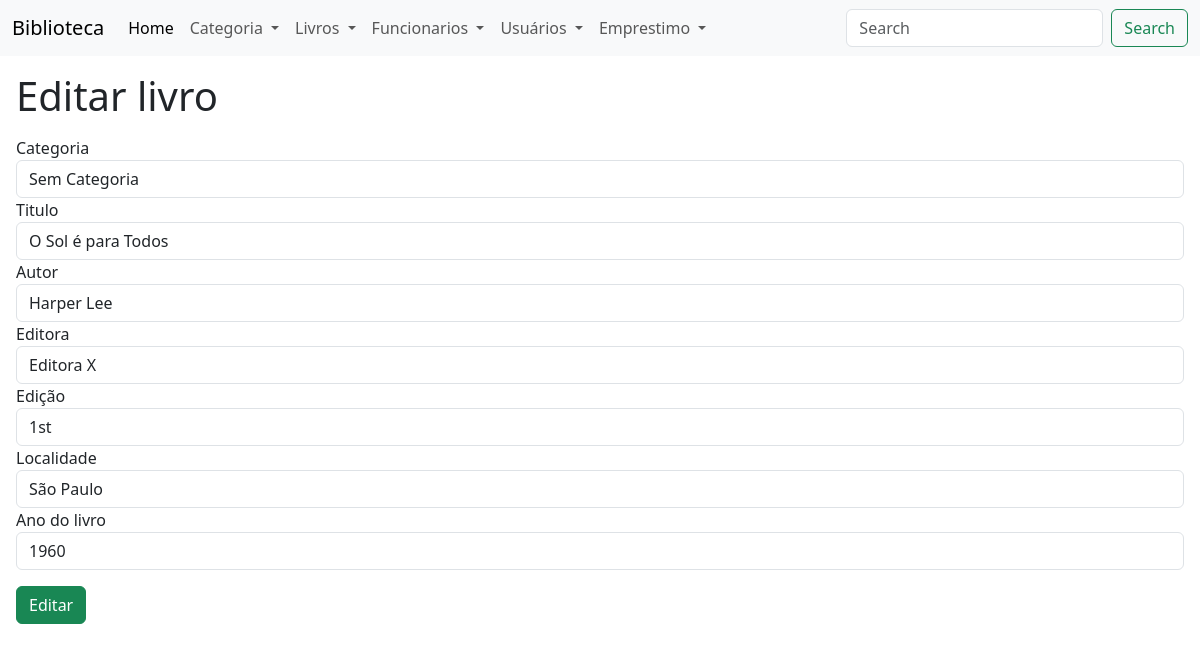
The page /?page=livro-editar&id=1 on the database its author committed.
### tables this page shows
CREATE TABLE categoria (
  id_categoria INTEGER UNSIGNED NOT NULL AUTO_INCREMENT,
  nome_categoria VARCHAR(45) NULL,
  PRIMARY KEY(id_categoria)
);

CREATE TABLE livro (
  id_livro INTEGER UNSIGNED NOT NULL AUTO_INCREMENT,
  categoria_id_categoria INTEGER UNSIGNED NOT NULL,
  titulo_livro VARCHAR(200) NULL,
  autor_livro VARCHAR(45) NULL,
  editora_livro VARCHAR(45) NULL,
  edicao_livro CHAR(3) NULL,
  localidade_livro VARCHAR(25) NULL,
  ano_livro YEAR NULL,
  PRIMARY KEY(id_livro),
  INDEX livro_FKIndex1(categoria_id_categoria)
);

### livro-editar.php (the view, shortened to what this page needs)
<h1 class="m-3"> Editar livro </h1>
<?php
    $id = @$_REQUEST['id'];
    $sql = "SELECT * FROM livro WHERE id_livro = '$id'";
    $result = $conn->query($sql);
    $row = $result->fetch_object();
    $sql2 = "SELECT * FROM categoria WHERE id_categoria = $row->categoria_id_categoria";
    $resposta = $conn->query($sql2);
    $categoria = $resposta->fetch_object();
?>
<form action="?page=livro-salvar" method="POST" class="m-3">
    <label> Categoria </label>
    <select name="categoria_id_categoria" class="form-control">
        <?php
            echo "<option value='$categoria->id_categoria' class='form-control'> $categoria->nome_categoria </option>";
        ?>
    </select>
    <label> Titulo </label>
    <input type="text" name="titulo_livro" class="form-control" value="<?php echo $row->titulo_livro; ?>">
    <label> Autor  </label>
    <input type="text" name="autor_livro" class="form-control" value="<?php echo $row->autor_livro; ?>">
    <label> Editora  </label>
    <input type="text" name="editora_livro" class="form-control" value="<?php echo $row->editora_livro; ?>">
    <label> Edição  </label>
    <input type="text" name="edicao_livro" class="form-control" value="<?php echo $row->edicao_livro; ?>">
    <label> Localidade  </label>
    <input type="text" name="localidade_livro" class="form-control" value="<?php echo $row->localidade_livro; ?>">
    <label> Ano do livro </label>
    <input type="text" name="ano_livro" class="form-control" value="<?php echo $row->ano_livro; ?>">
    <div class="mt-3">
        <button type="submit" value="Editar" class="btn btn-success">
            Editar
        </button>
    </div>
</form>

### rows shown on the page
categoria: categoria_id_categoria "Sem Categoria"
livro: titulo_livro "O Sol é para Todos", autor_livro "Harper Lee", editora_livro "Editora X", edicao_livro "1st", localidade_livro "São Paulo", ano_livro "1960"
